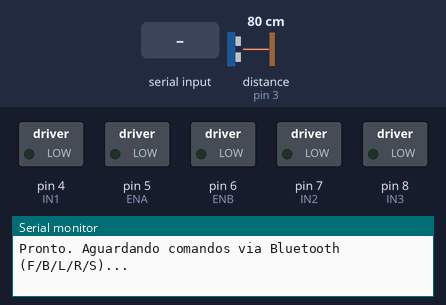
Bench run of a sketch on a simulated Arduino Uno, built with avr-gcc and run on an emulated ATmega328P. Shown: switched loads named in the sketch (green lamp = pin HIGH), the last lines printed to the serial monitor. Wiring (inferred from the names in the program): ultrasonic range finder: trigger pin 2; echo pin 3. The inputs (shaded band) are chosen by the test bench; at power-on: distance to the obstacle (sensor on pin 3) 80 cm. The echo pulse lasts 58.3 µs per cm; pins used as bus, display or sensor lines are not drawn.

Above: at 1.2 s.
1.3 s: "F" received over the second serial link
At 2.1 s:
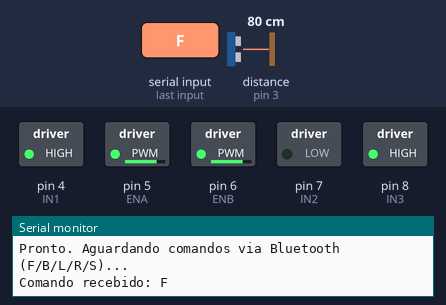
2.8 s: "B" received over the second serial link
At 4.0 s:
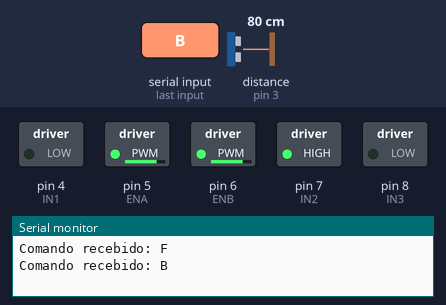
4.3 s: "L" received over the second serial link
At 4.9 s:
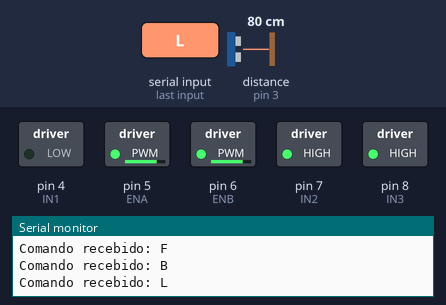
5.8 s: "R" received over the second serial link
At 6.6 s:
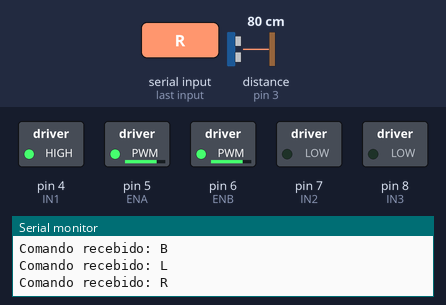
Timing chart, 0 to 8.3 s (numbered marks = the images above; inputs shaded):
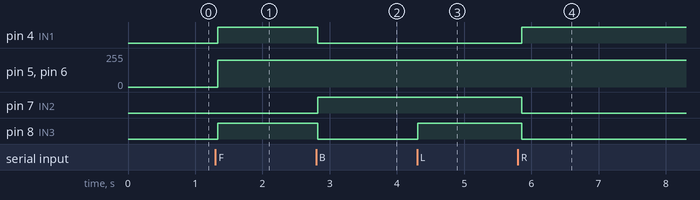

Measured:
- after the input at 1.3 s, pin 4 (IN1), pin 8 (IN3): LOW → HIGH at once; pin 5 (ENA), pin 6 (ENB): 0/255 → 200/255 at once
- after the input at 2.8 s, pin 4 (IN1), pin 8 (IN3): HIGH → LOW at once; pin 7 (IN2): LOW → HIGH at once
- after the input at 4.3 s, pin 8 (IN3): LOW → HIGH at once
- after the input at 5.8 s, pin 4 (IN1): LOW → HIGH after 0.06 s; pin 7 (IN2), pin 8 (IN3): HIGH → LOW after 0.06 s

The sketch:

Motor_+_Bluetooth.ino
```cpp
/*
  Carrinho WALL-E — teste de bancada: Arduino Uno + L298N + HC-SR04 + HC-05 (Bluetooth clássico)

  Controle pelo app "Arduino Bluetooth Controller" (Giumig / com.giumig.apps.bluetoothserialmonitor)
  ou qualquer outro app que envie os caracteres F / B / L / R / S por Bluetooth clássico (SPP).

  IMPORTANTE: o app "BLE Controller" (que vocês baixaram antes) NÃO funciona com o HC-05 —
  o HC-05 comum usa Bluetooth clássico (SPP), não BLE. Por isso o app certo aqui é o
  "Arduino Bluetooth Controller" (funciona com HC-05/HC-06).

  Comandos recebidos via Bluetooth:
    F = frente   B = trás   L = esquerda   R = direita   S = parar (padrão quando solta o botão)

  A parada por obstáculo (HC-SR04) continua ativa: mesmo que o comando seja "F" (frente),
  se detectar algo perto, o carrinho para sozinho.
*/

#include <SoftwareSerial.h>

// HC-05: usamos SoftwareSerial em vez dos pinos 0/1, assim não precisa desconectar
// nada na hora de gravar o código pelo USB.
SoftwareSerial BT(11, 12); // pino 11 = RX do Arduino (liga no TXD do HC-05)
                            // pino 12 = TX do Arduino (liga no RXD do HC-05, via divisor resistivo)
                            // NOTA: pino 12 é normalmente IN4, mas desativado pra este teste

// ---------- Pinos do L298N (motores) ----------
const int IN1 = 4;
const int IN2 = 7;
const int IN3 = 8;
// const int IN4 = 12;  // DESATIVADO NESTE TESTE: pino 12 está sendo usado pelo HC-05 (TX)
const int ENA = 5; // PWM
const int ENB = 6; // PWM

// ---------- Pinos do HC-SR04 ----------
const int TRIG = 2;
const int ECHO = 3;

// ---------- Parâmetros ----------
const int VELOCIDADE = 200;
const float DISTANCIA_MINIMA_CM = 15.0;

char comando = 'S';

void setup() {
  pinMode(IN1, OUTPUT);
  pinMode(IN2, OUTPUT);
  pinMode(IN3, OUTPUT);
  // pinMode(IN4, OUTPUT);  // desativado neste teste (pino 12 = HC-05 TX)
  pinMode(ENA, OUTPUT);
  pinMode(ENB, OUTPUT);
  pinMode(TRIG, OUTPUT);
  pinMode(ECHO, INPUT);

  Serial.begin(9600);  // Serial Monitor (USB) - continua livre, não conflita com o BT
  BT.begin(9600);       // baud padrão da maioria dos módulos HC-05 (confirme com AT+UART?)

  parar();
  Serial.println("Pronto. Aguardando comandos via Bluetooth (F/B/L/R/S)...");
}

void loop() {
  if (BT.available()) {
    comando = BT.read();
    Serial.print("Comando recebido: ");
    Serial.println(comando);
  }

  float distancia = lerDistanciaCM();
  bool obstaculo = (distancia > 0 && distancia < DISTANCIA_MINIMA_CM);

  switch (comando) {
    case 'F':
      if (obstaculo) {
        parar();
        Serial.println("Obstaculo detectado - avanco bloqueado");
      } else {
        frente();
      }
      break;
    case 'B':
      tras();
      break;
    case 'L':
      esquerda();
      break;
    case 'R':
      direita();
      break;
    case 'S':
    default:
      parar();
      break;
  }

  delay(50);
}

// =====================================================================
// Funções de movimento
// =====================================================================

void frente() {
  digitalWrite(IN1, HIGH);
  digitalWrite(IN2, LOW);
  digitalWrite(IN3, HIGH);
  // digitalWrite(IN4, LOW);  // desativado neste teste (pino 12 = HC-05 TX)
  analogWrite(ENA, VELOCIDADE);
  analogWrite(ENB, VELOCIDADE);
}

void tras() {
  digitalWrite(IN1, LOW);
  digitalWrite(IN2, HIGH);
  digitalWrite(IN3, LOW);
  // digitalWrite(IN4, HIGH);  // desativado neste teste (pino 12 = HC-05 TX)
  analogWrite(ENA, VELOCIDADE);
  analogWrite(ENB, VELOCIDADE);
}

void esquerda() {
  digitalWrite(IN1, LOW);
  digitalWrite(IN2, HIGH);
  digitalWrite(IN3, HIGH);
  // digitalWrite(IN4, LOW);  // desativado neste teste (pino 12 = HC-05 TX)
  analogWrite(ENA, VELOCIDADE);
  analogWrite(ENB, VELOCIDADE);
}

void direita() {
  digitalWrite(IN1, HIGH);
  digitalWrite(IN2, LOW);
  digitalWrite(IN3, LOW);
  // digitalWrite(IN4, HIGH);  // desativado neste teste (pino 12 = HC-05 TX)
  analogWrite(ENA, VELOCIDADE);
  analogWrite(ENB, VELOCIDADE);
}

void parar() {
  digitalWrite(IN1, LOW);
  digitalWrite(IN2, LOW);
  digitalWrite(IN3, LOW);
  // digitalWrite(IN4, LOW);  // desativado neste teste (pino 12 = HC-05 TX)
  analogWrite(ENA, 0);
  analogWrite(ENB, 0);
}

// =====================================================================
// Sensor ultrassônico HC-SR04
// =====================================================================

float lerDistanciaCM() {
  digitalWrite(TRIG, LOW);
  delayMicroseconds(2);
  digitalWrite(TRIG, HIGH);
  delayMicroseconds(10);
  digitalWrite(TRIG, LOW);

  long duracao = pulseIn(ECHO, HIGH, 30000);
  if (duracao == 0) {
    return -1;
  }
  return duracao * 0.0343 / 2.0;
}
```
